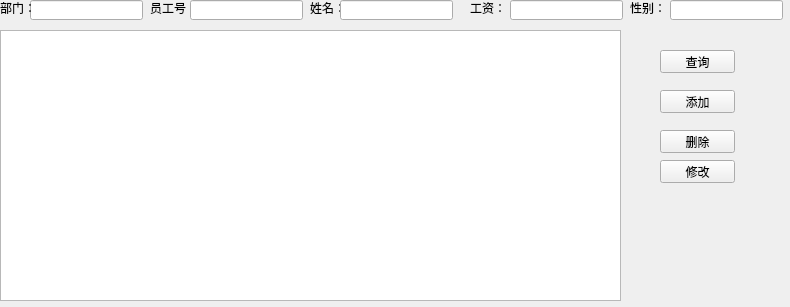
<?xml version="1.0" encoding="UTF-8"?>
<ui version="4.0">
 <class>Form</class>
 <widget class="QWidget" name="Form">
  <property name="geometry">
   <rect>
    <x>0</x>
    <y>0</y>
    <width>790</width>
    <height>307</height>
   </rect>
  </property>
  <property name="windowTitle">
   <string>Form</string>
  </property>
  <widget class="QPushButton" name="pushButton">
   <property name="geometry">
    <rect>
     <x>660</x>
     <y>50</y>
     <width>75</width>
     <height>23</height>
    </rect>
   </property>
   <property name="text">
    <string>查询</string>
   </property>
  </widget>
  <widget class="QLineEdit" name="lineEdit">
   <property name="geometry">
    <rect>
     <x>30</x>
     <y>0</y>
     <width>113</width>
     <height>20</height>
    </rect>
   </property>
  </widget>
  <widget class="QLabel" name="label">
   <property name="geometry">
    <rect>
     <x>150</x>
     <y>0</y>
     <width>51</width>
     <height>16</height>
    </rect>
   </property>
   <property name="text">
    <string>员工号：</string>
   </property>
  </widget>
  <widget class="QLabel" name="label_2">
   <property name="geometry">
    <rect>
     <x>310</x>
     <y>0</y>
     <width>31</width>
     <height>16</height>
    </rect>
   </property>
   <property name="text">
    <string>姓名：</string>
   </property>
  </widget>
  <widget class="QLineEdit" name="lineEdit_2">
   <property name="geometry">
    <rect>
     <x>190</x>
     <y>0</y>
     <width>113</width>
     <height>20</height>
    </rect>
   </property>
  </widget>
  <widget class="QLabel" name="label_3">
   <property name="geometry">
    <rect>
     <x>0</x>
     <y>0</y>
     <width>51</width>
     <height>16</height>
    </rect>
   </property>
   <property name="text">
    <string>部门：</string>
   </property>
  </widget>
  <widget class="QLineEdit" name="lineEdit_3">
   <property name="geometry">
    <rect>
     <x>340</x>
     <y>0</y>
     <width>113</width>
     <height>20</height>
    </rect>
   </property>
  </widget>
  <widget class="QTableWidget" name="tableWidget">
   <property name="geometry">
    <rect>
     <x>0</x>
     <y>30</y>
     <width>621</width>
     <height>271</height>
    </rect>
   </property>
  </widget>
  <widget class="QPushButton" name="pushButton_2">
   <property name="geometry">
    <rect>
     <x>660</x>
     <y>90</y>
     <width>75</width>
     <height>23</height>
    </rect>
   </property>
   <property name="text">
    <string>添加</string>
   </property>
  </widget>
  <widget class="QPushButton" name="pushButton_3">
   <property name="geometry">
    <rect>
     <x>660</x>
     <y>130</y>
     <width>75</width>
     <height>23</height>
    </rect>
   </property>
   <property name="text">
    <string>删除</string>
   </property>
  </widget>
  <widget class="QPushButton" name="pushButton_4">
   <property name="geometry">
    <rect>
     <x>660</x>
     <y>160</y>
     <width>75</width>
     <height>23</height>
    </rect>
   </property>
   <property name="text">
    <string>修改</string>
   </property>
  </widget>
  <widget class="QLabel" name="label_4">
   <property name="geometry">
    <rect>
     <x>470</x>
     <y>0</y>
     <width>31</width>
     <height>16</height>
    </rect>
   </property>
   <property name="text">
    <string>工资：</string>
   </property>
  </widget>
  <widget class="QLineEdit" name="lineEdit_4">
   <property name="geometry">
    <rect>
     <x>510</x>
     <y>0</y>
     <width>113</width>
     <height>20</height>
    </rect>
   </property>
   <property name="text">
    <string/>
   </property>
  </widget>
  <widget class="QLabel" name="label_5">
   <property name="geometry">
    <rect>
     <x>630</x>
     <y>0</y>
     <width>31</width>
     <height>16</height>
    </rect>
   </property>
   <property name="text">
    <string>性别：</string>
   </property>
  </widget>
  <widget class="QLineEdit" name="lineEdit_5">
   <property name="geometry">
    <rect>
     <x>670</x>
     <y>0</y>
     <width>113</width>
     <height>20</height>
    </rect>
   </property>
   <property name="text">
    <string/>
   </property>
  </widget>
 </widget>
 <resources/>
 <connections/>
</ui>
